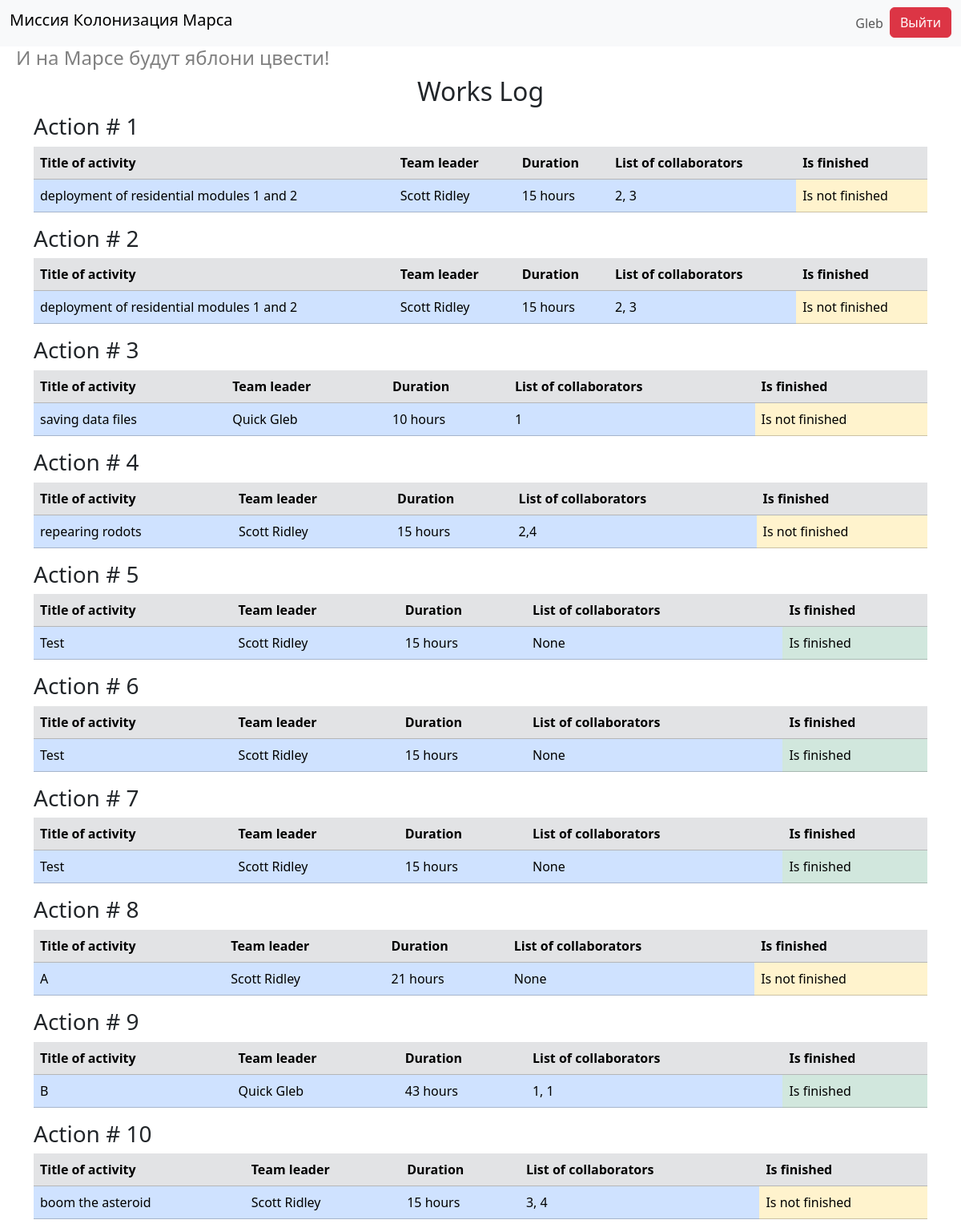
Screenshot of /index (signed in) with the database file from the repository.
### data/users.py (models this page shows, shortened)
class User(SqlAlchemyBase, UserMixin):
    __tablename__ = "users"
    id = Column(Integer, primary_key=True, autoincrement=True)
    surname = Column(String)
    name = Column(String)
    age = Column(Integer)
    position = Column(String)
    speciality = Column(String)
    address = Column(String)
    email = Column(String, unique=True)
    hashed_password = Column(String)
    modified_date = Column(DateTime)
    jobs = orm.relationship('Jobs', back_populates='user')

### data/jobs.py (models this page shows, shortened)
class Jobs(SqlAlchemyBase, SerializerMixin):
    __tablename__ = "jobs"
    id = Column(Integer, primary_key=True, autoincrement=True)
    team_leader = Column(Integer, ForeignKey('users.id'))
    user = orm.relationship('User')
    job = Column(String)
    work_size = Column(Integer)
    collaborators = Column(String)
    start_date = Column(DateTime)
    end_date = Column(DateTime)
    is_finished = Column(Boolean)

### app.py (the view)
@app.route('/')
@app.route('/index')
def index():
    session = create_session()
    result = session.query(Jobs, User).join(
        User,
        Jobs.team_leader == User.id
    )
    return render_template('index.html', title='Главная страница', result=result)

### app.py (called while the page is built)
@login_manager.user_loader
def user_loader(user_id):
    session = db_session.create_session()
    return session.get(User, user_id)

### data/db_session.py (called while the page is built)
def create_session() -> Session:
    global __factory
    return __factory()

### templates/index.html
{% extends 'base.html' %}
{% block content %}
<div class="container">
    <div class="row">
        <div class="col">
            <h2 class="text-center">Works Log</h2>
        </div>
    </div>
    {% for jobs, user in result %}
    <div class="row">
        <div class="col">
            <h3>Action # {{ jobs.id }}</h3>
        </div>
    </div>
    <div class="row">
        <div class="col">
            <table class="table">
                <tr class="table-secondary">
                    <th>Title of activity</th>
                    <th>Team leader</th>
                    <th>Duration</th>
                    <th>List of collaborators</th>
                    <th>Is finished</th>
                </tr>
                <tr class="table-primary">
                    <td>{{ jobs.job }}</td>
                    <td>{{ user.surname }} {{ user.name }}</td>
                    <td>{{ jobs.work_size }} hours</td>
                    <td>{{ jobs.collaborators }}</td>
                    {% if jobs.is_finished %}
                    <td class="table-success">Is finished</td>
                    {% else %}
                    <td class="table-warning">Is not finished</td>
                    {% endif %}
                </tr>
            </table>
        </div>
    </div>
    {% endfor %}
</div>
{% endblock %}

### templates/base.html (shortened to what this page needs)
<!DOCTYPE html>
<html lang="ru">
<head>
    <link href="https://cdn.jsdelivr.net/npm/bootstrap@5.3.8/dist/css/bootstrap.min.css" rel="stylesheet"
>
    <link href="{{ url_for('static', filename='css/style.css') }}" rel="stylesheet">
</head>
<body>
<nav class="navbar navbar-expand-lg bg-body-tertiary">
    <div class="container-fluid">
        <h1 class="navbar-brand">Миссия Колонизация Марса</h1>
        <ul class="navbar-nav">
            {% if current_user.is_authenticated %}
            <li class="nav-item">
                <a href="#" class="nav-link">{{ current_user.name }}</a>
            </li>
            <li class="nav-item">
                <a href="/logout" class="btn btn-danger mb-0">Выйти</a>
            </li>
            {% endif %}
        </ul>
    </div>
</nav>
<h4>И на Марсе будут яблони цвести!</h4>
{% block content %}{% endblock %}
</body>
</html>

### static/css/style.css (style rules this page uses)
h4 { color: grey; padding-left: 20px; }

### rows the page displays
User: name "Gleb"
Jobs: id "1", job "deployment of residential modules 1 and 2", surname "Scott", name "Ridley", work_size "15", collaborators "2, 3", is_finished "Is not finished"
Jobs: id "2", job "deployment of residential modules 1 and 2", surname "Scott", name "Ridley", work_size "15", collaborators "2, 3", is_finished "Is not finished"
Jobs: id "3", job "saving data files", surname "Quick", name "Gleb", work_size "10", collaborators "1", is_finished "Is not finished"
Jobs: id "4", job "repearing rodots", surname "Scott", name "Ridley", work_size "15", collaborators "2,4", is_finished "Is not finished"
Jobs: id "5", job "Test", surname "Scott", name "Ridley", work_size "15", collaborators "None", is_finished "Is finished"
Jobs: id "6", job "Test", surname "Scott", name "Ridley", work_size "15", collaborators "None", is_finished "Is finished"
Jobs: id "7", job "Test", surname "Scott", name "Ridley", work_size "15", collaborators "None", is_finished "Is finished"
Jobs: id "8", job "A", surname "Scott", name "Ridley", work_size "21", collaborators "None", is_finished "Is not finished"
Jobs: id "9", job "B", surname "Quick", name "Gleb", work_size "43", collaborators "1, 1", is_finished "Is finished"
Jobs: id "10", job "boom the asteroid", surname "Scott", name "Ridley", work_size "15", collaborators "3, 4", is_finished "Is not finished"
